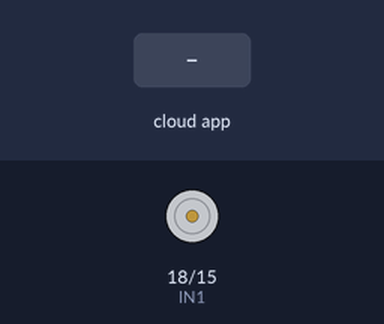
The sketch below on a simulated ESP32. Parts: motor-driver pin pairs drawn as motors (green arrow = first pin HIGH = forward, orange = second pin HIGH = backward, longer = more drive, scaled by the enable pin). The test bench sets the inputs (shaded band). The ROS host is connected and sends only what is stated.

Above: at 3.2 s.
3.3 s: the phone or cloud app sets motor_control to -100
At 4.5 s:
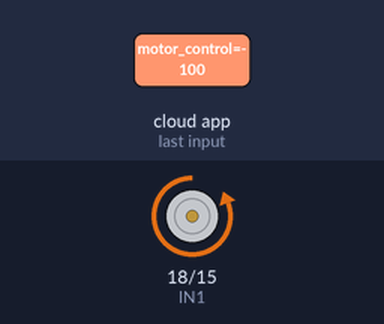
4.8 s: the phone or cloud app sets motor_control to 100
At 6.0 s:
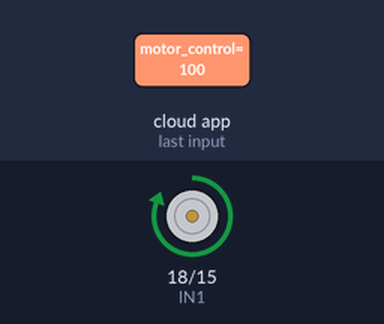
6.3 s: the phone or cloud app sets motor_control to 0
At 7.0 s:
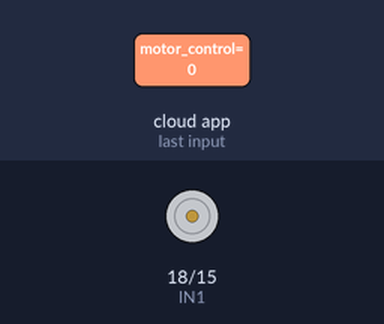
Timing chart, 0 to 9.3 s (numbered marks = the images above; inputs shaded):
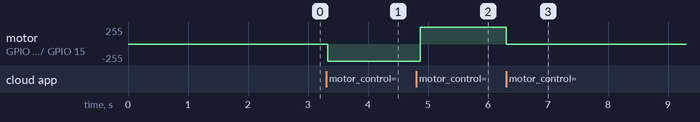

The sketch:

Motor_microros_esp32.ino
```cpp
#include <micro_ros_arduino.h>
#include <stdio.h>
#include <rcl/rcl.h>
#include <rcl/error_handling.h>
#include <rclc/rclc.h>
#include <rclc/executor.h>
#include <std_msgs/msg/float32.h>  // Cambiamos a Float32 para valores decimales

// Definición de pines
const int IN1 = 18;      // Conectado a IN1 del L298N
const int IN2 = 15;      // Conectado a IN2 del L298N
const int ENA = 4;       // Conectado a ENA del L298N (Enable A)

// Configuración de PWM
const int freq = 5000;          // Frecuencia de PWM en Hz
const int resolution = 8;       // Resolución de 8 bits (0-255)
const int pwmChannel = 0;       // Canal PWM para ENA

// Variables de micro-ROS
rcl_subscription_t subscriber;
std_msgs__msg__Float32 msg;  // Usamos Float32 para valores decimales
rclc_executor_t executor;
rclc_support_t support;
rcl_allocator_t allocator;
rcl_node_t node;

// Función para controlar el motor
void controlMotor(float value) {
  // Ajuste de valores recibidos para controlar el motor
  if (value >= -1 && value <= 1) {
    value = value * 255;
  } else if (value > 1) {
    value = 255;
  } else if (value < -1) {
    value = -255;
  }

  // Control de dirección y velocidad
  if (value > 0) {
    // Motor en una dirección (adelante)
    digitalWrite(IN1, HIGH);
    digitalWrite(IN2, LOW);
    ledcWrite(pwmChannel, value);  // Velocidad proporcional
  } else if (value < 0) {
    // Motor en la dirección opuesta (atrás)
    digitalWrite(IN1, LOW);
    digitalWrite(IN2, HIGH);
    ledcWrite(pwmChannel, -value);  // Velocidad proporcional
  } else {
    // Motor detenido
    digitalWrite(IN1, LOW);
    digitalWrite(IN2, LOW);
    ledcWrite(pwmChannel, 0);  // Velocidad 0
  }
}

// Callback del subscriber
void subscription_callback(const void *msgin) {
  const std_msgs__msg__Float32 *msg = (const std_msgs__msg__Float32 *)msgin;
  float value = msg->data;
  controlMotor(value);
}

void setup() {
  // Configura los pines como salida
  pinMode(IN1, OUTPUT);
  pinMode(IN2, OUTPUT);
  pinMode(ENA, OUTPUT);

  // Configura el canal PWM para ENA
  ledcSetup(pwmChannel, freq, resolution);
  ledcAttachPin(ENA, pwmChannel);

  // Inicia micro-ROS
  set_microros_transports();
  delay(2000);

  // Configura el allocator
  allocator = rcl_get_default_allocator();

  // Inicia el soporte de micro-ROS
  rclc_support_init(&support, 0, NULL, &allocator);

  // Crea el nodo
  rclc_node_init_default(&node, "motor_control_node", "", &support);

  // Crea el subscriber
  rclc_subscription_init_default(
    &subscriber,
    &node,
    ROSIDL_GET_MSG_TYPE_SUPPORT(std_msgs, msg, Float32),  // Usamos Float32
    "/motor_control");

  // Crea el executor
  rclc_executor_init(&executor, &support.context, 1, &allocator);
  rclc_executor_add_subscription(&executor, &subscriber, &msg, &subscription_callback, ON_NEW_DATA);
}

void loop() {
  // Ejecuta el executor
  rclc_executor_spin_some(&executor, RCL_MS_TO_NS(100));
  delay(100);
}
```

Measured:
- after the input at 3.3 s, motor on GPIO 18 (IN1) / GPIO 15 (IN2): stopped → backward 255/255 at once
- after the input at 4.8 s, motor on GPIO 18 (IN1) / GPIO 15 (IN2): backward 255/255 → forward 255/255 after 0.07 s
- after the input at 6.3 s, motor on GPIO 18 (IN1) / GPIO 15 (IN2): forward 255/255 → stopped at once
